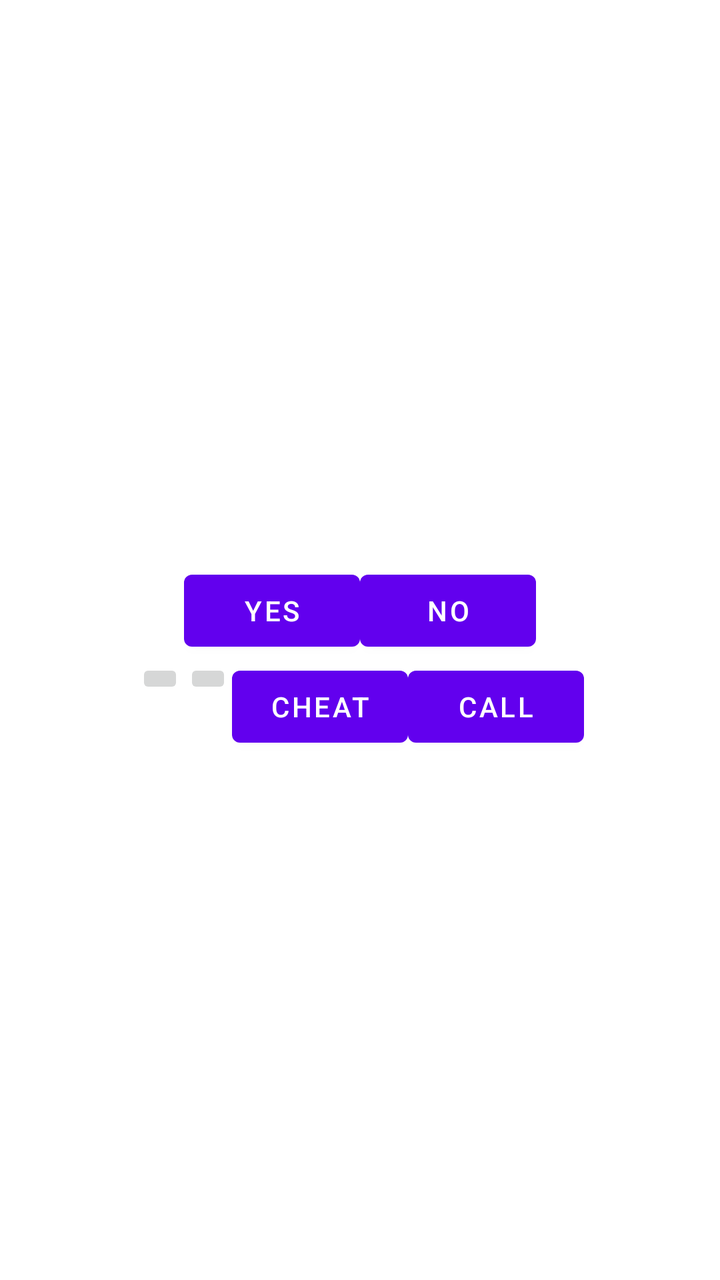
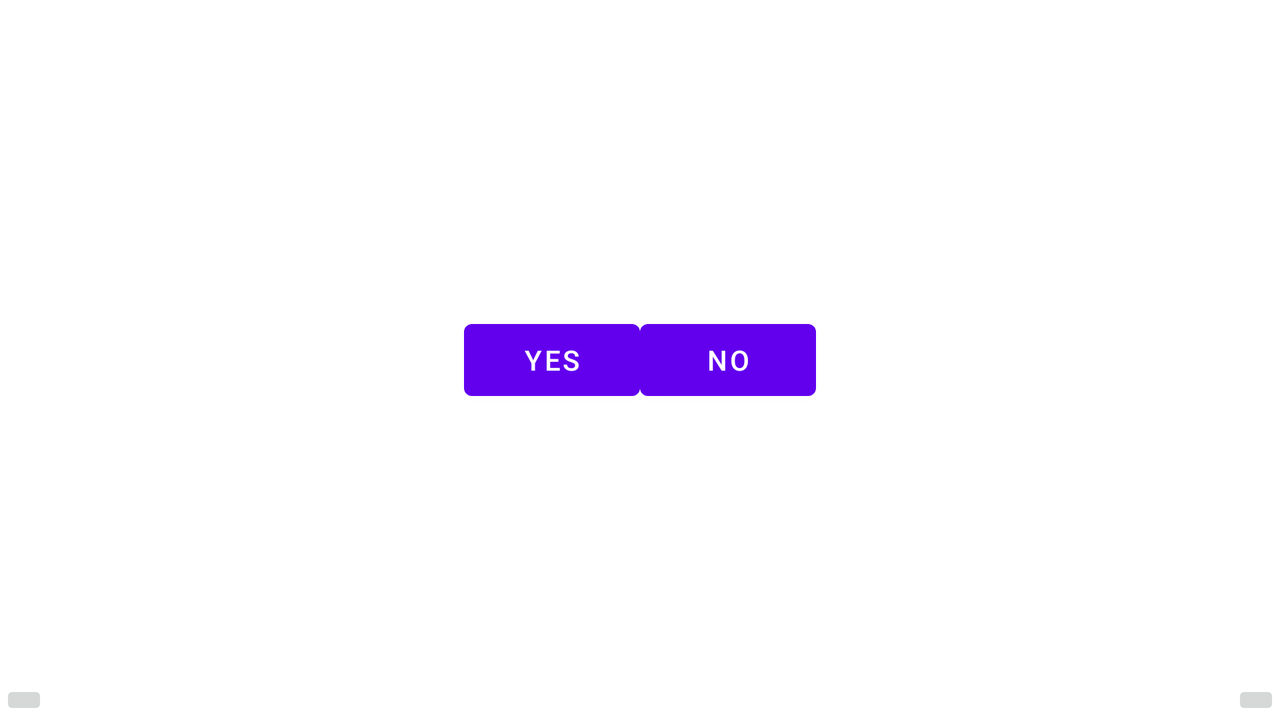

Two renders of one Android screen. The first uses the default layout on a phone; the second uses the alternative layout the repository ships for a different screen configuration, on a matching device. The two XML files are below.
<!-- AndroidManifest.xml: application theme Theme.Geoquiz -->
<!-- res/layout/activity_main.xml -->
<?xml version="1.0" encoding="utf-8"?>
<LinearLayout xmlns:android="http://schemas.android.com/apk/res/android"
   android:layout_width="match_parent"
    android:layout_height="match_parent"
    android:gravity="center"
    android:orientation="vertical">

    <TextView
        android:layout_width="wrap_content"
        android:layout_height="wrap_content"
        android:id="@+id/qusText"

        />

    <LinearLayout
        android:layout_width="wrap_content"
        android:layout_height="wrap_content"
        android:orientation="horizontal"
        >

        <Button
            android:layout_width="wrap_content"
            android:layout_height="wrap_content"
            android:id="@+id/yesBtn"
            android:text="@string/btn_yes"
            />

        <Button
            android:layout_width="wrap_content"
            android:layout_height="wrap_content"
            android:id="@+id/noBtn"
            android:text="@string/btn_no"/>

    </LinearLayout>
















    <LinearLayout
        android:layout_width="wrap_content"
        android:layout_height="wrap_content"
        android:orientation="horizontal">
        <ImageButton
            android:layout_width="wrap_content"
            android:layout_height="wrap_content"
            android:src="@drawable/arrow_left"
            android:id="@+id/prevBtn"
            />
        <ImageButton
            android:layout_width="wrap_content"
            android:layout_height="wrap_content"
            android:src="@drawable/arrow_right"
            android:id="@+id/nexttBtn"
            />

        <Button
            android:layout_width="wrap_content"
            android:layout_height="wrap_content"
            android:id="@+id/cheatBtn"
            android:text="@string/btn_cheat"/>



        <Button
            android:layout_width="wrap_content"
            android:layout_height="wrap_content"
            android:id="@+id/phoneBtn"
            android:text="@string/phoneBtn"
            />

    </LinearLayout>




</LinearLayout>
<!-- resources referenced by this layout -->
<resources>
  <string name="btn_cheat">Cheat</string>
  <string name="btn_no">No</string>
  <string name="btn_yes">Yes</string>
  <string name="phoneBtn">Call</string>
  <style name="Theme.Geoquiz" parent="Theme.MaterialComponents.DayNight.DarkActionBar">
          
          <item name="colorPrimary">@color/purple_500</item>
          <item name="colorPrimaryVariant">@color/purple_700</item>
          <item name="colorOnPrimary">@color/white</item>
          
          <item name="colorSecondary">@color/teal_200</item>
          <item name="colorSecondaryVariant">@color/teal_700</item>
          <item name="colorOnSecondary">@color/black</item>
          
          <item name="android:statusBarColor">?attr/colorPrimaryVariant</item>
          
      </style>
</resources>
<!-- res/layout-land/activity_main.xml (the repository's variant of the layout above) -->
<!-- drawn on the phone turned sideways -->
<?xml version="1.0" encoding="utf-8"?>
<FrameLayout xmlns:android="http://schemas.android.com/apk/res/android"
   android:layout_width="match_parent"
    android:layout_height="match_parent"
    >

    <TextView
        android:layout_width="wrap_content"
        android:layout_height="wrap_content"
        android:id="@+id/qusText"
        android:layout_gravity="center_horizontal"
        />
    <LinearLayout
        android:layout_width="wrap_content"
        android:layout_height="wrap_content"
        android:orientation="horizontal"
        android:layout_gravity="center_horizontal|center_vertical"
        >

        <Button
            android:layout_width="wrap_content"
            android:layout_height="wrap_content"
            android:id="@+id/yesBtn"
            android:text="@string/btn_yes"/>

        <Button
            android:layout_width="wrap_content"
            android:layout_height="wrap_content"
            android:id="@+id/noBtn"
            android:text="@string/btn_no"/>

    </LinearLayout>




















        <ImageButton
            android:layout_width="wrap_content"
            android:layout_height="wrap_content"
            android:src="@drawable/arrow_left"
            android:id="@+id/prevBtn"
            android:layout_gravity="bottom|left"
            />
        <ImageButton
            android:layout_width="wrap_content"
            android:layout_height="wrap_content"
            android:src="@drawable/arrow_right"
            android:id="@+id/nexttBtn"
            android:layout_gravity="bottom|right"
            />


</FrameLayout>
<!-- resources referenced by the variant -->
<!-- as the phone turned sideways resolves them -->
<resources>
  <string name="btn_no">No</string>
  <string name="btn_yes">Yes</string>
  <style name="Theme.Geoquiz" parent="Theme.MaterialComponents.DayNight.DarkActionBar">
          
          <item name="colorPrimary">@color/purple_500</item>
          <item name="colorPrimaryVariant">@color/purple_700</item>
          <item name="colorOnPrimary">@color/white</item>
          
          <item name="colorSecondary">@color/teal_200</item>
          <item name="colorSecondaryVariant">@color/teal_700</item>
          <item name="colorOnSecondary">@color/black</item>
          
          <item name="android:statusBarColor">?attr/colorPrimaryVariant</item>
          
      </style>
</resources>
